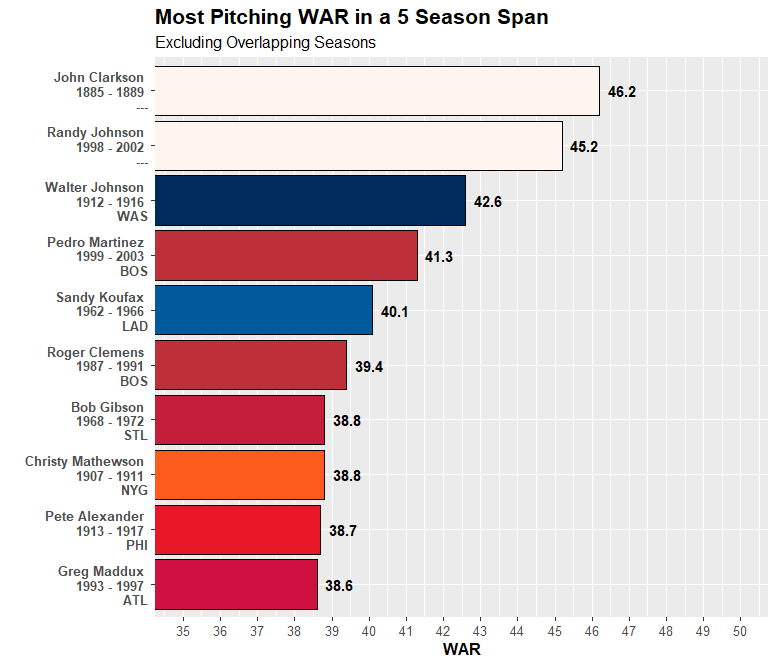

The R source for this figure:
#Set working directory

setwd("C:/Users/daily/Desktop/Repositories/MiscVisuals/Website Visualizations/Most X in Span/MLB")

#Loading necessary libraries

library(sqldf)
library(tidyverse)
library(weights)
library(zoo)
library(data.table)
library(Lahman)

#Import Pitching WAR Data

data <- read.csv("C:/Users/daily/Desktop/Repositories/MiscVisuals/Website Visualizations/Most X in Span/MLB/Most Pitching WAR in 3 Season Span.csv")

#Calculate the totals and find the season the span started

data <- data %>%
  arrange(playerid, Season) %>%
  group_by(playerid) %>%
  mutate(WAR_Total = rollapply(WAR, width = 5, FUN = sum, align = "right",partial = TRUE)) %>%
  mutate(firstYear_rd = lag(Season, 4)) %>%
  fill(firstYear_rd, .direction = "up") %>%
  mutate(first_year_2_rd = lag(Season,3)) %>%
  fill(first_year_2_rd, .direction = "up") %>%
  mutate(first_year_3_rd = lag(Season,2)) %>%
  fill(first_year_3_rd, .direction = "up") %>%
  mutate(first_year_4_rd = lag(Season,1)) %>%
  fill(first_year_4_rd, .direction = "up") %>%
  mutate(firstYear = ifelse(is.na(firstYear_rd) & is.na(first_year_2_rd) & is.na(first_year_3_rd) & is.na(first_year_4_rd), Season,
                            ifelse(is.na(firstYear_rd) & is.na(first_year_2_rd) & is.na(first_year_3_rd), first_year_4_rd,
                                   ifelse(is.na(firstYear_rd) & is.na(first_year_2_rd), first_year_3_rd,
                                                ifelse(is.na(firstYear_rd), first_year_2_rd, firstYear_rd))))) %>%
  mutate(Range = Season - firstYear) %>%
  mutate(prevTeam = lag(Team,4)) %>%
  mutate(prevTeam = ifelse(is.na(prevTeam), Team, prevTeam)) %>%
  mutate(prevTeam_2 = lag(Team,3)) %>%
  mutate(prevTeam_2 = ifelse(is.na(prevTeam_2), Team, prevTeam_2)) %>%
  mutate(prevTeam_3 = lag(Team,2)) %>%
  mutate(prevTeam_3 = ifelse(is.na(prevTeam_3), Team, prevTeam_3)) %>%
  mutate(prevTeam_4 = lag(Team,1)) %>%
  mutate(prevTeam_4 = ifelse(is.na(prevTeam_4), Team, prevTeam_4)) %>%
  mutate(OneFranchise = ifelse(Team == prevTeam & Team == prevTeam_2 & Team == prevTeam_3 & Team == prevTeam_4, "Yes", "No")) %>%
  ungroup()


#Choose only the columns needed for visual

display_data <- sqldf('SELECT firstYear AS MIN,
      Season AS MAX,
      Range,
      playerid,
      Name,
      Team,
      WAR_Total,
      OneFranchise
      FROM data
      GROUP BY playerid, Season
      ORDER BY WAR_Total DESC')

#Add index number to find overlapping values (Only finds overlapping values for top value in group)

setDT(display_data)
display_data$index <- display_data[display_data, on = .(playerid, MAX>=MIN, MIN<=MAX), mult ="first", which = TRUE]

#Keep only top value from index grouping

no_dupes <- display_data %>%
  group_by(index) %>%
  slice_head() %>%
  group_by(playerid,MIN) %>%
  slice_head() %>%
  arrange(-WAR_Total) %>%
  ungroup()

#Limit to top 10 spots

top_data <- no_dupes %>%
  mutate(Rank = rank(-WAR_Total, ties.method = "min")) %>%
  filter(Rank <= 10)

#Create Team Name for Players with More Than 1 Franchise

top_data <- top_data %>%
  mutate(DisplayFranchises = ifelse(OneFranchise == "No", "---", Team))

#Combine columns for display

top_data <- top_data %>%
  mutate(chart_label = paste(Name, "\n", MIN, "-", MAX, "\n",DisplayFranchises))


#Team Colors for display

fill_color <- c("Arizona Diamondbacks" = "#5F259F",
                "ARI" = "#5F259F",
                "Atlanta Braves" = "#CE1141",
                "ATL" = "#CE1141",
                "Baltimore Orioles" = "#DF4601",
                "Boston Red Sox" = "#BD3039",
                "BOS" = "#BD3039",
                "Chicago Cubs" = "#0E3386",
                "CHI" = "#0E3386",
                "CHC" = "#0E3386",
                "Chicago White Sox" = "#27251F",
                "Cincinnati Reds" = "#C6011F",
                "Cleveland Indians" = "#E31937",
                "Colorado Rockies" = "#33006F;",
                "Detroit Tigers" = "#FA4616",
                "Houston Astros" = "#EB6E1F",
                "Kansas City Royals" = "#004687",
                "Los Angeles Angels" = "#BA0021",
                "Los Angeles Dodgers" = "#005A9C",
                "LAD" = "#005A9C",
                "Miami Marlins" = "#00A3E0",
                "Milwaukee Brewers" = "#FFC52F",
                "Minnesota Twins" = "#002B5C",
                "WAS" = "#002B5C",
                "New York Mets" = "#FF5910",
                "New York Yankees" = "#0C2340",
                "Oakland Athletics" = "#003831",
                "Philadelphia Phillies" = "#E81828",
                "PHI" = "#E81828",
                "Pittsburgh Pirates" = "#FDB827",
                "St. Louis Cardinals" = "#C41E3A",
                "STL" = "#C41E3A",
                "San Diego Padres" = "#2F241D",
                "San Francisco Giants" = "#FD5A1E",
                "NYG" = "#FD5A1E",
                "Seattle Mariners" = "#005C5C",
                "Tampa Bay Rays" = "#8FBCE6",
                "Texas Rangers" = "#C0111F",
                "Toronto Blue Jays" = "#134A8E",
                "Washington Nationals" = "#AB0003",
                "BUF" = "seashell",
                "LOU" = "seashell",
                "---" = "Seashell",
                "Multiple Teams" = "seashell")

#Create visual

top_data %>%
  ggplot(aes(x = reorder(chart_label, WAR_Total), y = WAR_Total, fill = DisplayFranchises)) +
  geom_bar(stat = "identity", color = "black") +
  geom_text(aes(label = WAR_Total), fontface = "bold", hjust = -0.3) +
  coord_flip(ylim = c(35, 50)) +
  scale_y_continuous(breaks = seq(35, 50, 1)) +
  scale_fill_manual(values = fill_color) +
  theme(plot.title = element_text(size = 16, face = "bold"),
        plot.subtitle = element_text(size = 12),
        axis.title.x = element_text(size = 12, face = "bold"),
        axis.text.x = element_text(size = 10),
        axis.text.y = element_text(size = 10, face ="bold"),
        legend.position = "none") +
  labs(title = "Most Pitching WAR in a 5 Season Span",
       subtitle = "Excluding Overlapping Seasons",
       x = "",
       y = "WAR")
